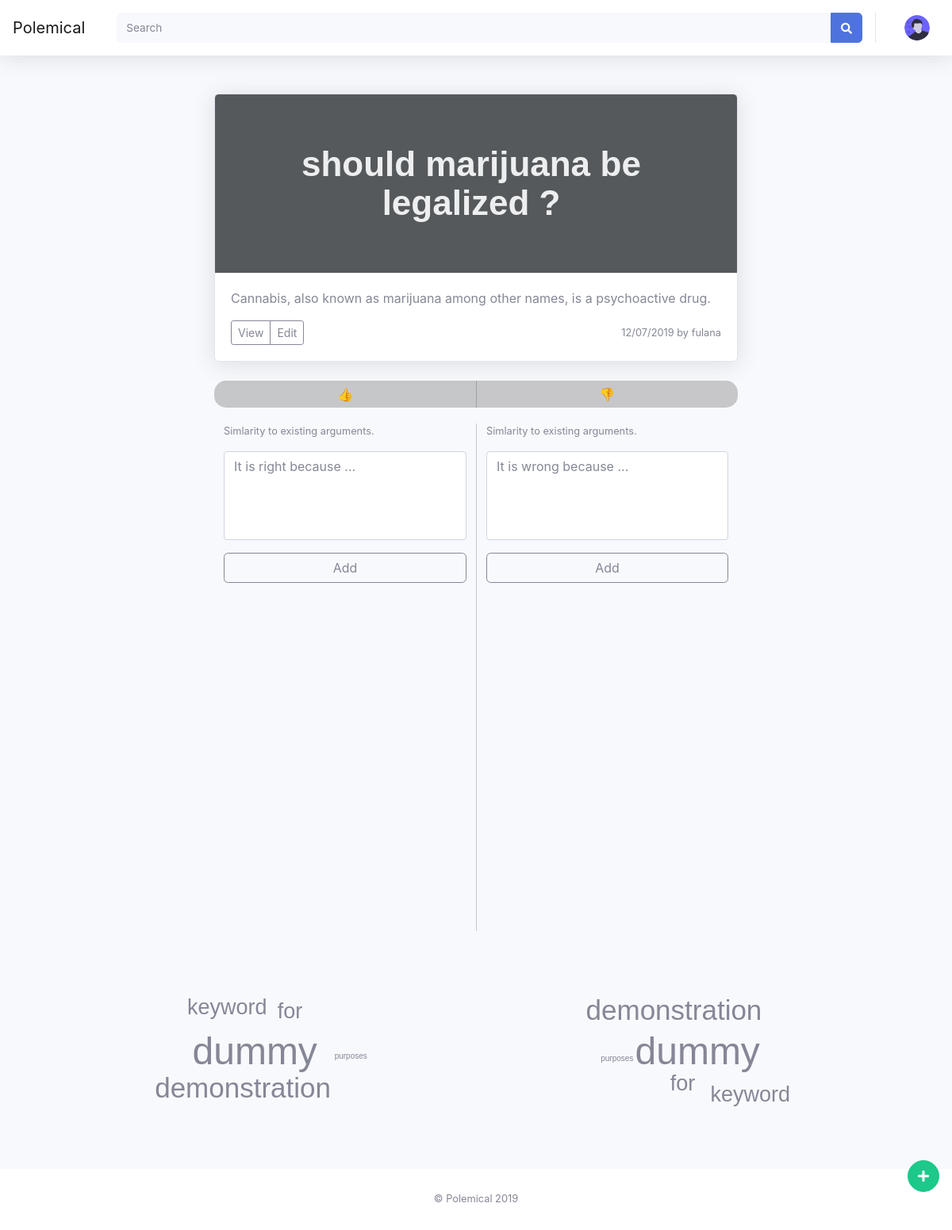
The page /a/3 (signed in) on the database as committed earlier.
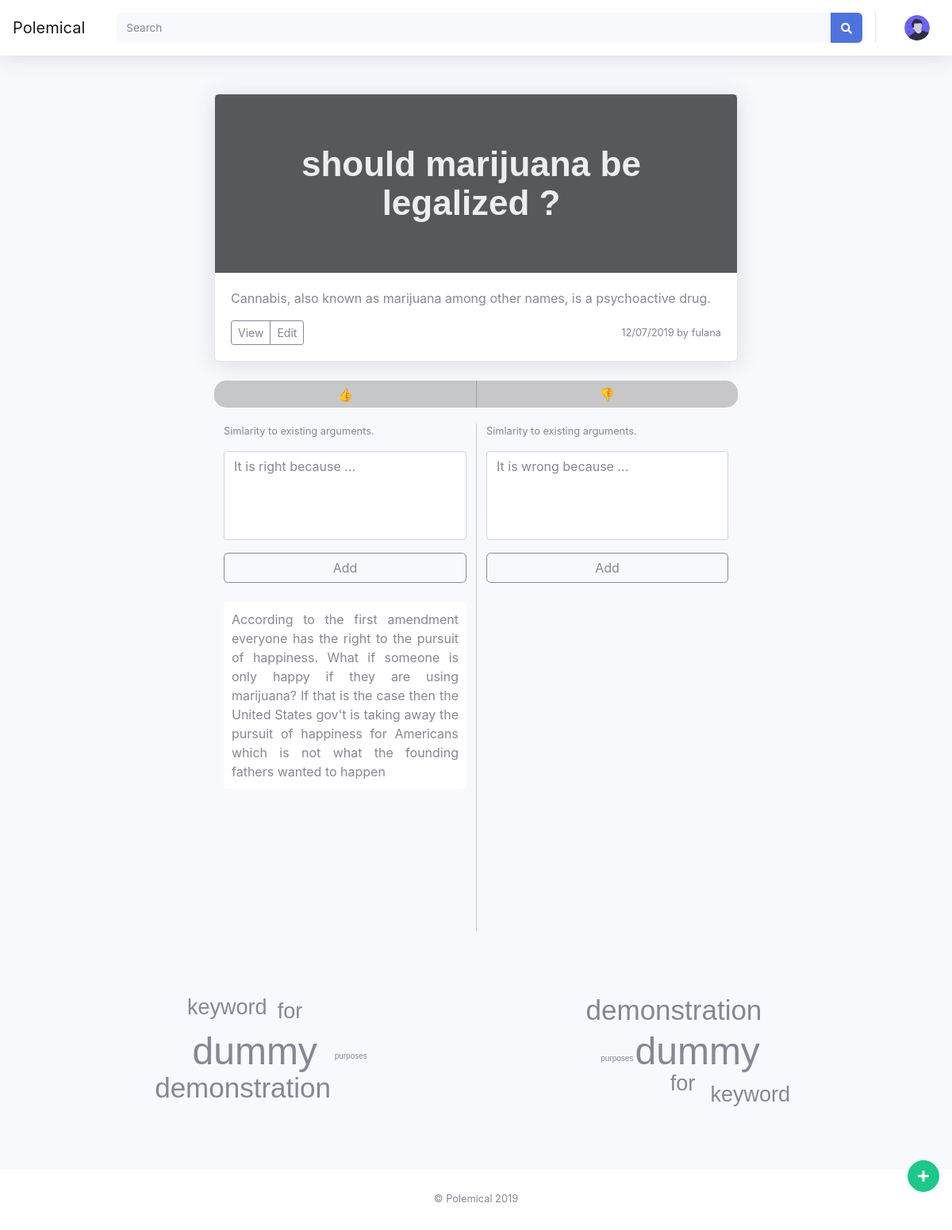
The same page on the database as committed later.
### app/models.py (models this page shows, shortened)
class Post(db.Model):
    id = db.Column(db.Integer, primary_key=True)
    question = db.Column(db.String(128))
    body = db.Column(db.String(512))
    timestamp = db.Column(db.DateTime, index=True, default=datetime.utcnow)
    user_id = db.Column(db.Integer, db.ForeignKey('user.id'))

class User(UserMixin, db.Model):
    id = db.Column(db.Integer, primary_key=True)
    username = db.Column(db.String(64), index=True, unique=True)
    email = db.Column(db.String(120), index=True, unique=True)
    password_hash = db.Column(db.String(128))
    is_blocked = db.Column(db.Boolean, default=False)
    posts = db.relationship('Post', backref='author', lazy='dynamic')
    role = db.Column(db.String(32))

class Comment(db.Model):
    id = db.Column(db.Integer, primary_key=True)
    body = db.Column(db.String(140))
    timestamp = db.Column(db.DateTime, index=True, default=datetime.utcnow)
    user_id = db.Column(db.Integer, db.ForeignKey('user.id'))
    post_id = db.Column(db.Integer, db.ForeignKey('post.id'))
    is_pro = db.Column(db.Boolean, default=True)

### app/main/routes.py (the view)
@bp.route('/a/<aid>', methods=['GET', 'POST'])
def viewarg(aid):
    arg = Post.query.filter_by(id=aid).first_or_404()
    pro_comments = Comment.query.filter_by(post_id=aid, is_pro=1).order_by(desc(Comment.timestamp))
    con_comments = Comment.query.filter_by(post_id=aid, is_pro=0).order_by(desc(Comment.timestamp))
    pro_kwds = enumerate(getKwds(pro_comments))
    con_kwds = enumerate(getKwds(con_comments))
    if hasVoted(aid):
        return render_template("view_argument.html", arg=arg, voted=True, ratio=getVotingRatio(aid), pro_comments=pro_comments, con_comments=con_comments, pro_kwd=pro_kwds, con_kwd=con_kwds)
    return render_template("view_argument.html", arg=arg, voted=False, pro_kwd=pro_kwds, con_kwd=con_kwds, pro_comments=pro_comments, con_comments=con_comments)

### app/main/routes.py (called while the page is built)
@bp.context_processor
def injector():
    return {
        'now' : datetime.utcnow(),
        'site_name': Config.SITE_NAME
    }

def hasVoted(mid):
    return  Vote.query. \
            filter_by(user_id=current_user.id, post_id=mid) \
            .first() is not None

def getKwds(comment_list):
    return {"dummy":0.5, "keyword":0.2, "for":0.22, "demonstration":0.31, "purposes":0.002}.items()

def log_lastseen():
    if current_user.is_authenticated:
        current_user.last_seen = datetime.utcnow()
    db.session.commit()

@bp.before_request
def before_request():
    log_lastseen()

### app/models.py (called while the page is built)
@login.user_loader
def load_user(id):
    return User.query.get(int(id))

### app/templates/view_argument.html (shortened to what this page needs)
{% extends "base.html" %}
{% block styles %}
{{ super() }}
<link rel="stylesheet" href="{{ url_for('static', filename='css/jqcloud.min.css') }}">
{% endblock %}
{% block payload %}
<div class="card shadow mb-4 min50">
        <img class="card-img-top" data-src="holder.js/100px225?theme=thumb&bg=55595c&fg=eceeef&text={{arg.question}}" alt="{{arg.question}}">
        <div class="card-body">
          <p class="card-text">{{arg.body}}</p>
          <div class="d-flex justify-content-between align-items-center">
              <div class="btn-group">
                <button type="button" class="btn btn-sm btn-outline-secondary">View</button>
                <button type="button" class="btn btn-sm btn-outline-secondary">Edit</button>
              </div>
              <small class="text-muted">{{ moment(arg.timestamp).calendar() }} by {{arg.author.username}}</small>
            </div>
        </div>
      </div>
      <div class="container" style="margin-bottom: 20px;">
        <div class="row min50">
                    <div id="voteUp" class="col round-left left-border white" >
                        👍
                    </div>
                    <div id="voteDown" class="col round-right white" >
                        👎
                    </div>
        </div>
    </div>
        <div class="container max-hight">
            <div class="row  min50">
                <div id="pro" class="col-sm-6 max-hight">
                    <div class="comment-field">
                        <small><p id="proSim">Simlarity to existing arguments.</p></small>
                        <div class="input-group">
                            <textarea id="proComment" class="form-control comment" placeholder="It is right because ..."></textarea>
                        </div>
                        <button id="addProComment" type="button" class="form-control mb-4 btn btn-outline-secondary ">Add</button>
                    </div>
                    <div id="usrPro" class="user-comments">
                        {% for comment in pro_comments %}
                            <div class="usr-comment">{{comment.body}}</div>
                        {% endfor %}
                    </div>
                </div>
                <div class="col-sm-6 right-border max-hight">
                    <div class="comment-field">
                        <small><p id="conSim">Simlarity to existing arguments.</p></small>
                        <div class="input-group">
                            <textarea id="conComment" class="form-control comment" placeholder="It is wrong because ..."></textarea>
                        </div>
                        <button id="addConComment" type="button" class="form-control mb-4 btn btn-outline-secondary ">Add</button>
                    </div>
                </div>
            </div>
            <div class="row">
                <div class="col">
                        <div id="proWC" class="proWC"></div>
                </div>
                <div class="col">
                        <div id="conWC" class="conWC"></div>
                </div>
            </div>
        </div>
{% endblock %}

### app/templates/base.html (shortened to what this page needs)
{% extends 'base_struc.html' %}
  {% block body_attribs %}{% endblock %}
{% block content %}
  <div id="wrapper">
    <div id="content-wrapper" class="d-flex flex-column">
      <div id="content">
        {% block topbar %}
        <nav class="navbar navbar-expand navbar-light bg-white topbar mb-4 static-top shadow">
            <a class="navbar-brand" href="/">Polemical</a>
          <form class="d-none d-sm-inline-block form-inline mr-auto flex-fill ml-md-4 my-2 my-md-3 mw-100 navbar-search "  >
            <div class="input-group">
              <input type="text" class="form-control bg-light border-0 small" placeholder="Search" aria-label="Search" aria-describedby="basic-addon2">
              <div class="input-group-append">
                <button class="btn btn-primary" type="button">
                  <i class="fas fa-search fa-sm"></i>
                </button>
              </div>
            </div>
          </form>
          <ul class="navbar-nav ml-md-auto">
            <li class="nav-item dropdown no-arrow">
              <a class="nav-link dropdown-toggle" href="#" id="userDropdown" role="button" data-toggle="dropdown" aria-haspopup="true" aria-expanded="false">
                <img class="img-profile rounded-circle" src="{{ url_for('static', filename='imgs/core/male_avatar.svg') }}">
              </a>
            </li>
          </ul>
        </nav>
        {% endblock %}
        <div class="container-fluid">
            {% block payload %} {% endblock %}
        </div>
      </div>
      <footer class="sticky-footer bg-white">
        <div class="container my-auto">
          <div class="copyright text-center my-auto">
            <span>&copy; {{ site_name }} {{ now.year }}</span>
          </div>
        </div>
      </footer>
    </div>
  </div>
  <a class="btn btn-success btn-circle scroll-to-top" href="{{url_for('main.addtopic')}}">
    <i class="fas fa-plus"></i>
  </a>
{% endblock %}

### app/templates/base_struc.html (shortened to what this page needs)
{% extends 'bootstrap/base.html' %}
{% block styles %}
  <link href="{{ url_for('static', filename='vendor/fontawesome-free/css/all.min.css') }}" rel="stylesheet" type="text/css">
  <link href="{{ url_for('static', filename='css/sb-admin/sb-admin-2.min.css') }}" rel="stylesheet">
  {% endblock %}

### app/templates/view_argument.html (style rules this page uses)
.max-hight { min-height: 80vh; }
.col { text-align: center; }
.right-border { border-left: 1px solid rgba(0, 0, 0, .2); }
.left-border { border-right: 1px solid rgba(0, 0, 0, .2); }
.min50 { max-width: 55vw; margin: 0 auto; }
.usr-comment { background-color:white; padding: 10px; border-radius: 5px; margin-bottom: 8px; text-align: justify; text-justify: inter-word; }
.usr-comment::first-letter { text-transform: uppercase; }
.white { background:rgba(0, 0, 0, .2); padding: 5px; }
.round-left { border-radius: 15px 0px 0px 15px; }
.round-right { border-radius: 0px 15px 15px 0px }
.comment-field { position: relative; }
.comment { min-height: 7em; resize: none; border-radius: 4px; }
.proWC, .conWC { margin:0 auto; width: 90%; height: 300px; }

Rows that differ between the two databases and show on the page:
added Comment: body "According to the first amendment everyone has the right to the pursuit of happiness. What if someone is only happy if they are using marijuana? If that is the case then the United States gov't is taking away the pursuit of happiness for Americans which is not what the founding fathers wanted to happen"
